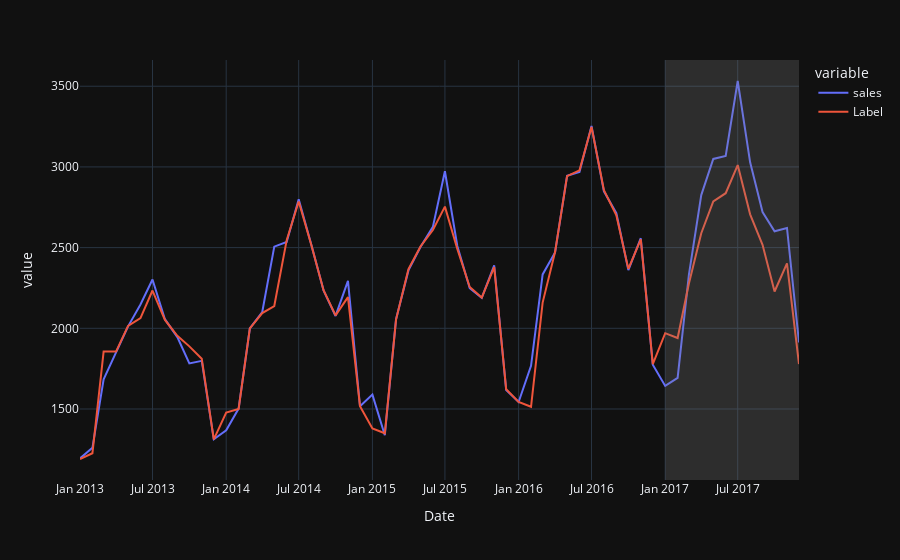

Notebook source saved alongside this figure:
### Code cell
predictions = predict_model(best, data)

import plotly.express as px
# add a date column in the dataset
predictions['Date'] = pd.date_range(start='2013-01-01', end = '2017-12-01', freq = 'MS')
# line plot
fig = px.line(predictions, x='Date', y= ['sales', 'Label'], template = 'plotly_dark')
# add a vertical rectange for test-set separation
fig.add_vrect(x0="2017-01-01", x1="2017-12-01", fillcolor="grey", opacity=0.25, line_width=0)
fig.show()
